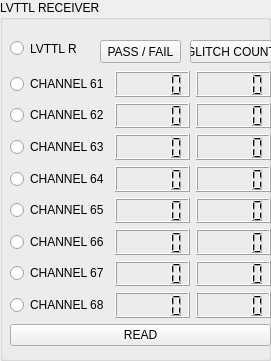
     <widget class="QGroupBox" name="groupBox_7">
      <property name="geometry">
       <rect>
        <x>850</x>
        <y>320</y>
        <width>271</width>
        <height>361</height>
       </rect>
      </property>
      <property name="title">
       <string>LVTTL RECEIVER</string>
      </property>
      <widget class="QRadioButton" name="lvttl_rx_en">
       <property name="geometry">
        <rect>
         <x>10</x>
         <y>40</y>
         <width>67</width>
         <height>17</height>
        </rect>
       </property>
       <property name="text">
        <string>LVTTL RX</string>
       </property>
       <property name="autoExclusive">
        <bool>false</bool>
       </property>
      </widget>
      <widget class="QWidget" name="layoutWidget">
       <property name="geometry">
        <rect>
         <x>10</x>
         <y>71</y>
         <width>261</width>
         <height>275</height>
        </rect>
       </property>
       <layout class="QVBoxLayout" name="verticalLayout_12">
        <item>
         <layout class="QVBoxLayout" name="verticalLayout_11">
          <item>
           <layout class="QHBoxLayout" name="horizontalLayout_10">
            <item>
             <widget class="QRadioButton" name="LVTTL_rx_en_61">
              <property name="text">
               <string>CHANNEL 61</string>
              </property>
              <property name="autoExclusive">
               <bool>false</bool>
              </property>
             </widget>
            </item>
            <item>
             <widget class="QLCDNumber" name="rx_freq_61"/>
            </item>
            <item>
             <widget class="QLCDNumber" name="glitch_cnt_61"/>
            </item>
           </layout>
          </item>
          <item>
           <layout class="QHBoxLayout" name="horizontalLayout_11">
            <item>
             <widget class="QRadioButton" name="LVTTL_rx_en_62">
              <property name="text">
               <string>CHANNEL 62</string>
              </property>
              <property name="autoExclusive">
               <bool>false</bool>
              </property>
             </widget>
            </item>
            <item>
             <widget class="QLCDNumber" name="rx_freq_62"/>
            </item>
            <item>
             <widget class="QLCDNumber" name="glitch_cnt_62"/>
            </item>
           </layout>
          </item>
          <item>
           <layout class="QHBoxLayout" name="horizontalLayout_12">
            <item>
             <widget class="QRadioButton" name="LVTTL_rx_en_63">
              <property name="text">
               <string>CHANNEL 63</string>
              </property>
              <property name="autoExclusive">
               <bool>false</bool>
              </property>
             </widget>
            </item>
            <item>
             <widget class="QLCDNumber" name="rx_freq_63"/>
            </item>
            <item>
             <widget class="QLCDNumber" name="glitch_cnt_63"/>
            </item>
           </layout>
          </item>
          <item>
           <layout class="QHBoxLayout" name="horizontalLayout_13">
            <item>
             <widget class="QRadioButton" name="LVTTL_rx_en_64">
              <property name="text">
               <string>CHANNEL 64</string>
              </property>
              <property name="autoExclusive">
               <bool>false</bool>
              </property>
             </widget>
            </item>
            <item>
             <widget class="QLCDNumber" name="rx_freq_64"/>
            </item>
            <item>
             <widget class="QLCDNumber" name="glitch_cnt_64"/>
            </item>
           </layout>
          </item>
          <item>
           <layout class="QHBoxLayout" name="horizontalLayout_14">
            <item>
             <widget class="QRadioButton" name="LVTTL_rx_en_65">
              <property name="text">
               <string>CHANNEL 65</string>
              </property>
              <property name="autoExclusive">
               <bool>false</bool>
              </property>
             </widget>
            </item>
            <item>
             <widget class="QLCDNumber" name="rx_freq_65"/>
            </item>
            <item>
             <widget class="QLCDNumber" name="glitch_cnt_65"/>
            </item>
           </layout>
          </item>
          <item>
           <layout class="QHBoxLayout" name="horizontalLayout_15">
            <item>
             <widget class="QRadioButton" name="LVTTL_rx_en_66">
              <property name="text">
               <string>CHANNEL 66</string>
              </property>
              <property name="autoExclusive">
               <bool>false</bool>
              </property>
             </widget>
            </item>
            <item>
             <widget class="QLCDNumber" name="rx_freq_66"/>
            </item>
            <item>
             <widget class="QLCDNumber" name="glitch_cnt_66"/>
            </item>
           </layout>
          </item>
          <item>
           <layout class="QHBoxLayout" name="horizontalLayout_16">
            <item>
             <widget class="QRadioButton" name="LVTTL_rx_en_67">
              <property name="text">
               <string>CHANNEL 67</string>
              </property>
              <property name="autoExclusive">
               <bool>false</bool>
              </property>
             </widget>
            </item>
            <item>
             <widget class="QLCDNumber" name="rx_freq_67"/>
            </item>
            <item>
             <widget class="QLCDNumber" name="glitch_cnt_67"/>
            </item>
           </layout>
          </item>
          <item>
           <layout class="QHBoxLayout" name="horizontalLayout_17">
            <item>
             <widget class="QRadioButton" name="LVTTL_rx_en_68">
              <property name="text">
               <string>CHANNEL 68</string>
              </property>
              <property name="autoExclusive">
               <bool>false</bool>
              </property>
             </widget>
            </item>
            <item>
             <widget class="QLCDNumber" name="rx_freq_68"/>
            </item>
            <item>
             <widget class="QLCDNumber" name="glitch_cnt_68"/>
            </item>
           </layout>
          </item>
         </layout>
        </item>
        <item>
         <widget class="QPushButton" name="lvttl_rx_read">
          <property name="text">
           <string>READ</string>
          </property>
         </widget>
        </item>
       </layout>
      </widget>
      <widget class="QPushButton" name="glitch5">
       <property name="geometry">
        <rect>
         <x>190</x>
         <y>40</y>
         <width>82</width>
         <height>23</height>
        </rect>
       </property>
       <property name="text">
        <string>GLITCH COUNT</string>
       </property>
      </widget>
      <widget class="QPushButton" name="status5">
       <property name="geometry">
        <rect>
         <x>100</x>
         <y>40</y>
         <width>81</width>
         <height>23</height>
        </rect>
       </property>
       <property name="text">
        <string>PASS / FAIL</string>
       </property>
      </widget>
     </widget>
